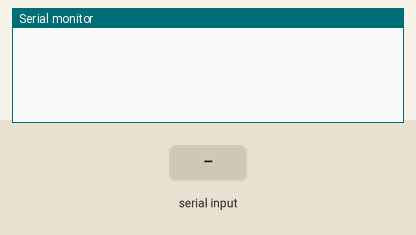
The sketch below on a simulated Arduino Uno, built with avr-gcc and run on an emulated ATmega328P. Shown: the last lines printed to the serial monitor. The test bench sets the inputs (shaded band).

Above: at 1.2 s.
1.3 s: "F" received over Serial
At 2.2 s:
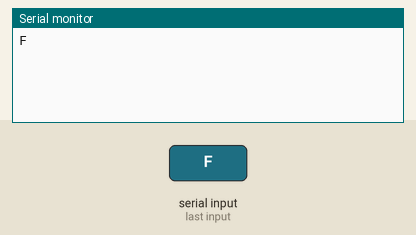
2.8 s: "H" received over Serial
At 3.4 s:
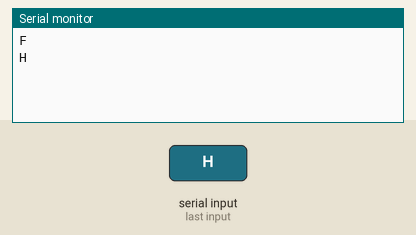
4.3 s: "B" received over Serial
At 5.5 s:
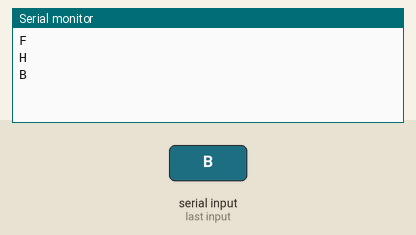
5.8 s: "L" received over Serial
At 6.8 s:
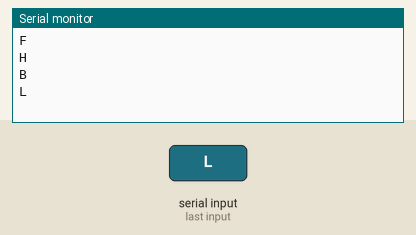
7.3 s: "S" received over Serial
At 8.0 s:
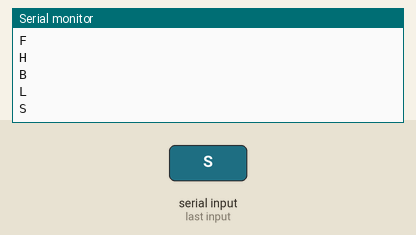
8.8 s: "R" received over Serial
At 9.1 s:
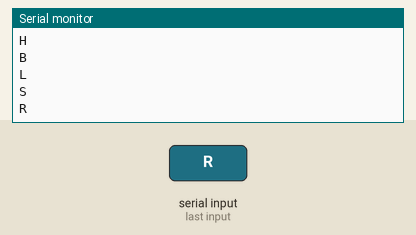

Measured:
- after the input at 1.3 s, the serial monitor: prints a new line at once (image 1)
- after the input at 2.8 s, the serial monitor: prints a new line at once (image 2)
- after the input at 4.3 s, the serial monitor: prints a new line at once (image 3)
- after the input at 5.8 s, the serial monitor: prints a new line at once (image 4)
- after the input at 7.3 s, the serial monitor: prints a new line at once (image 5)
- after the input at 8.8 s, the serial monitor: prints a new line at once (image 6)

The sketch:

DrivingTest.ino
```cpp
void setup()
{
 // Open serial communications and wait for port to open:
  Serial.begin(9600);
   while (!Serial) {
    ; // wait for serial port to connect.
  }
}

void loop()
{
  char cmd;

  if (Serial.available() > 0)
  {
    cmd = char(Serial.read());
    Serial.println(cmd);

    switch (cmd)
    {
     case 'F':
       // Drive forward
       break;

     case 'H':
       // Halt
       break;

     case 'B':
       // Drive back
       break;

     case 'L':
       // Turn Left
       break;

     case 'S':
       // Turn Straight
       break;

     case 'R':
       // Turn Right
       break;

     default:
       break;
    }
  }
}
```
